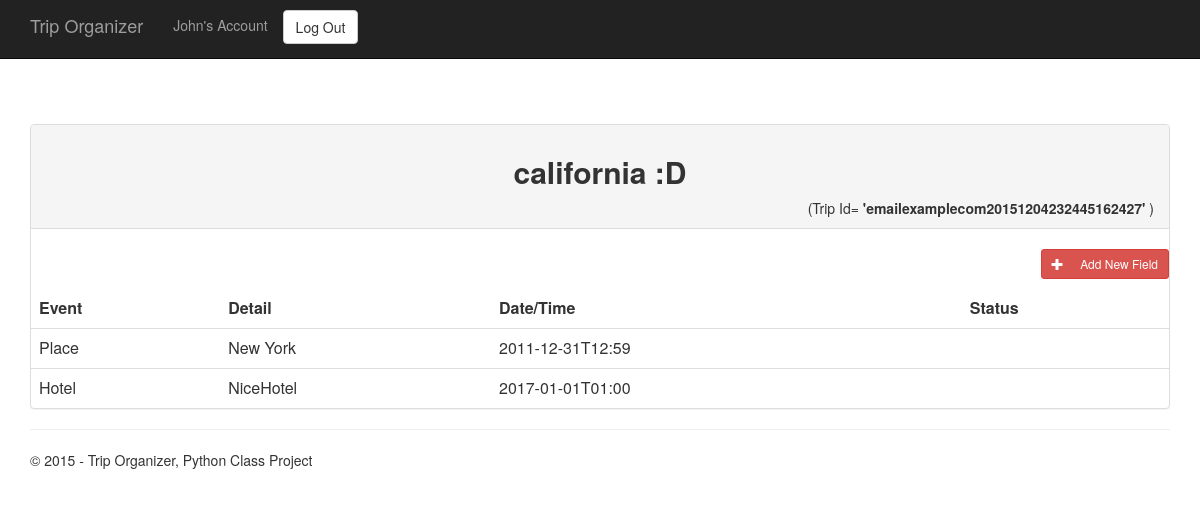
Page /trip/emailexamplecom20151204232445162427 (signed in) on the committed database.
### tables this page shows
CREATE TABLE "trips" ("trip_id" VARCHAR UNIQUE , "trip_name" VARCHAR NOT NULL , "user_id_s" VARCHAR NOT NULL , "created_time" DATETIME DEFAULT CURRENT_TIMESTAMP, "start_datetime" DATETIME DEFAULT null, "end_datetime" DATETIME DEFAULT null);

CREATE TABLE "Hotel" ("travel_id" VARCHAR NOT NULL , "datetime" DATETIME NOT NULL , "hotel_info" VARCHAR NOT NULL , "title" VARCHAR NOT NULL  DEFAULT Hotel);

### Travel/views.py (the view, shortened to what this page needs)
@app.route('/trip/<trip_id>', methods=['GET', 'POST'])
@login_required
def trip(trip_id):
    if request.method == 'GET': # ------------------------------------------------------------------------------------------------ Get
        output = get_trip_events_in_table(trip_id)
        output = Markup(output)
        admin_user_of_this_trip = repo.get_admin_user_id(trip_id)
        print("check check check check check check check check check check check check check check check check")
        admin_button = get_admin_button(trip_id, admin_user_of_this_trip)       # admin_button = Markup(admin_button),
        return render_template(
        'trip.html',
        title='Home Page',
        user_name = app_user.get_fname(),
        trip_id = trip_id,
        trip_name = repo.get_trip_name(trip_id),
        admin_button = Markup(admin_button),
        sorted_result = output,
        year=datetime.now().year,
        )

### Travel/models/Repository.py (called while the page is built)
    def get_admin_user_id(self, trip_id):
        try:
            with self.__conn:
                cursor = self.__conn.cursor()
                exe = cursor.execute("select user_id_s from trips where trip_id = ?", (trip_id,))
                first_line = exe.fetchone()
                user_id = None
                if first_line and first_line[0]:
                    user_id = first_line[0]
                print("=========*********user_id start ***********============")
                print(user_id)
                print("=========*********user_id  end  ***********============")
                return user_id
        except Exception as e:
            print("Error Occured in Repository.get_admin_user_id" + str(e) )
            raise
        pass

    def get_trip_name(self, trip_id):
        try:
            cursor = self.__conn.cursor()
            exe = cursor.execute("select trip_name from trips where trip_id= ?", (trip_id,) )
            result = exe.fetchone()
            if result and result[0]:
                return result[0]
            else:
                None
        except Exception as e:
            print("ERROR OCCURED in Repository.get_trip_name: " + str(e))
            raise

### Travel/models/User.py (called while the page is built)
    def get_email(self):
        return str(self.email)

    def get_fname(self):
        return str(self.fname)

### Travel/views.py (called while the page is built)
def login_required(f):
    @wraps(f)
    def decorated_function(*args, **kwargs):
        if 'session_user' in session:
            return f(*args, **kwargs)
        else:
            flash("A login is required to see the page!")
            return redirect(url_for('login', next=request.path))
    return decorated_function

def get_trip_events_in_table(trip_id):
    output = ""
    travel_result = repo.get_travel_events(trip_id)  # list of tuples
    sorted_by_datetime = sorted(travel_result, key=lambda tup: tup[2])
    for event in sorted_by_datetime:
        add = """
            <tr>
                <td>
        """
        output += add
        for cell in event:
            add =  cell + """</td>
                                <td>"""
            output += add
        add = """</td>
                        </tr>
                    """
        output += add
    return output

### Travel/templates/trip.html (shortened to what this page needs)
﻿{% extends "layout.html" %}
{% block content %}
{% include 'travelDetails.html' %}
{% endblock %}

### Travel/templates/travelDetails.html
﻿<div class="panel panel-default">
    <div class="panel-heading text-center"> <h2><b>{{trip_name}}</b></h2>  <span class="pull-right">(Trip Id= <b>'{{trip_id}}'</b> )</span><br /></div>
    <br/>
    {{admin_button}}
    <br /><br />
    <table class="table table-hover">
        <tr>
            <th>Event</th>
            <th>Detail</th>
            <th>Date/Time</th>
            <th>Status</th>
        </tr>
        {{sorted_result}}
    </table>
</div>

### rows in the picture
trips: trip_name "california :D"
Hotel: hotel_info "Place New York 2011-12-31T12:59 Hotel NiceHotel 2017-01-01T01:00"

### other values in the picture
{{ user_name }} "John"
{{ trip_id }} "emailexamplecom20151204232445162427"
{{ admin_button }} "Add New Field"
